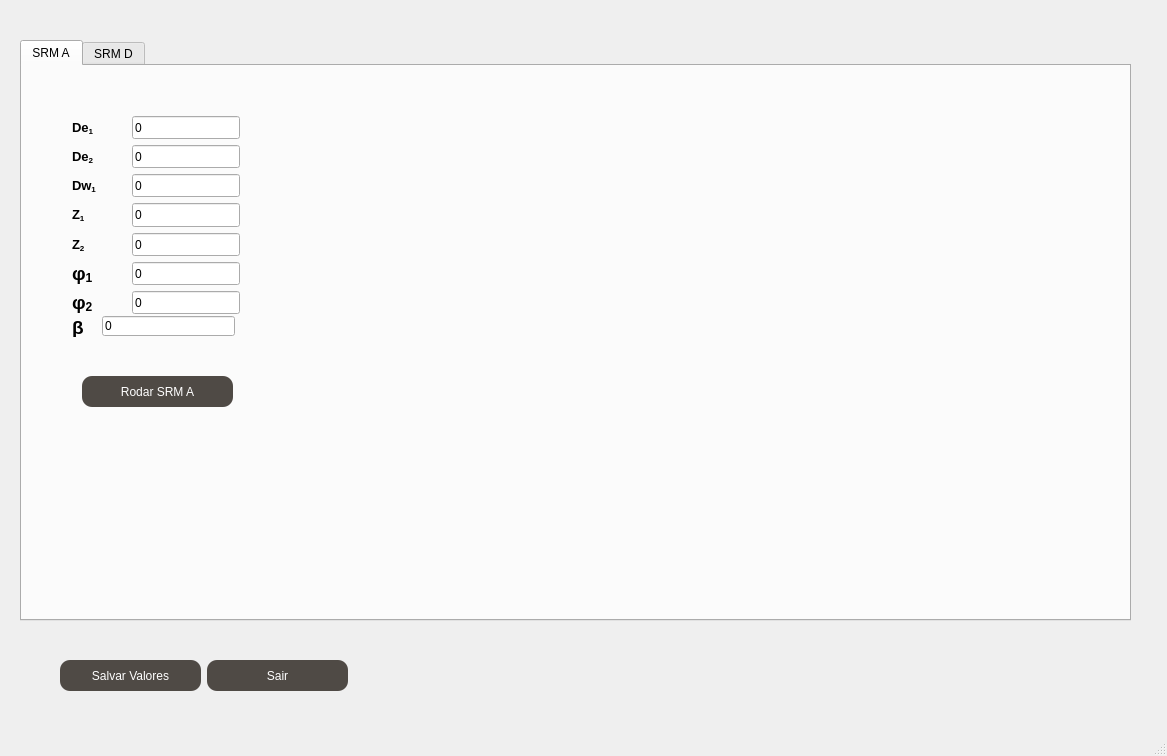
<?xml version="1.0" encoding="UTF-8"?>
<ui version="4.0">
 <class>Interface</class>
 <widget class="QMainWindow" name="Interface">
  <property name="geometry">
   <rect>
    <x>0</x>
    <y>0</y>
    <width>1167</width>
    <height>756</height>
   </rect>
  </property>
  <property name="windowTitle">
   <string>MainWindow</string>
  </property>
  <widget class="QWidget" name="centralwidget">
   <widget class="QTabWidget" name="tabWidget">
    <property name="geometry">
     <rect>
      <x>20</x>
      <y>40</y>
      <width>1111</width>
      <height>581</height>
     </rect>
    </property>
    <property name="minimumSize">
     <size>
      <width>881</width>
      <height>521</height>
     </size>
    </property>
    <property name="currentIndex">
     <number>0</number>
    </property>
    <widget class="QWidget" name="tab">
     <attribute name="title">
      <string>SRM A</string>
     </attribute>
     <widget class="QWidget" name="layoutWidget">
      <property name="geometry">
       <rect>
        <x>50</x>
        <y>50</y>
        <width>168</width>
        <height>198</height>
       </rect>
      </property>
      <layout class="QVBoxLayout" name="verticalLayout">
       <item>
        <layout class="QHBoxLayout" name="horizontalLayout">
         <item>
          <widget class="QLabel" name="label">
           <property name="sizePolicy">
            <sizepolicy hsizetype="Expanding" vsizetype="Expanding">
             <horstretch>0</horstretch>
             <verstretch>0</verstretch>
            </sizepolicy>
           </property>
           <property name="text">
            <string>&lt;html&gt;&lt;head/&gt;&lt;body&gt;&lt;p&gt;&lt;span style=&quot; font-size:10pt; font-weight:600;&quot;&gt;De&lt;/span&gt;&lt;span style=&quot; font-size:10pt; font-weight:600; vertical-align:sub;&quot;&gt;1&lt;/span&gt;&lt;/p&gt;&lt;/body&gt;&lt;/html&gt;</string>
           </property>
           <property name="textFormat">
            <enum>Qt::AutoText</enum>
           </property>
          </widget>
         </item>
         <item>
          <widget class="QLineEdit" name="diametro_externo_rotor_principal_macho">
           <property name="sizePolicy">
            <sizepolicy hsizetype="Expanding" vsizetype="Expanding">
             <horstretch>0</horstretch>
             <verstretch>0</verstretch>
            </sizepolicy>
           </property>
           <property name="toolTip">
            <string>&lt;html&gt;&lt;head/&gt;&lt;body&gt;&lt;p&gt;Diametro externo do rotor principal (macho)&lt;/p&gt;&lt;/body&gt;&lt;/html&gt;</string>
           </property>
           <property name="text">
            <string extracomment="insira o valor">0</string>
           </property>
          </widget>
         </item>
        </layout>
       </item>
       <item>
        <layout class="QHBoxLayout" name="horizontalLayout_2">
         <item>
          <widget class="QLabel" name="label_2">
           <property name="sizePolicy">
            <sizepolicy hsizetype="Expanding" vsizetype="Expanding">
             <horstretch>0</horstretch>
             <verstretch>0</verstretch>
            </sizepolicy>
           </property>
           <property name="text">
            <string>&lt;html&gt;&lt;head/&gt;&lt;body&gt;&lt;p&gt;&lt;span style=&quot; font-size:10pt; font-weight:600;&quot;&gt;De&lt;/span&gt;&lt;span style=&quot; font-size:10pt; font-weight:600; vertical-align:sub;&quot;&gt;2&lt;/span&gt;&lt;/p&gt;&lt;/body&gt;&lt;/html&gt;</string>
           </property>
          </widget>
         </item>
         <item>
          <widget class="QLineEdit" name="diametro_externo_do_rotor_sec_femea">
           <property name="sizePolicy">
            <sizepolicy hsizetype="Expanding" vsizetype="Expanding">
             <horstretch>0</horstretch>
             <verstretch>0</verstretch>
            </sizepolicy>
           </property>
           <property name="toolTip">
            <string>&lt;html&gt;&lt;head/&gt;&lt;body&gt;&lt;p&gt;Diametro externo do roto secundário (fêmea)&lt;/p&gt;&lt;/body&gt;&lt;/html&gt;</string>
           </property>
           <property name="text">
            <string>0</string>
           </property>
          </widget>
         </item>
        </layout>
       </item>
       <item>
        <layout class="QHBoxLayout" name="horizontalLayout_3">
         <item>
          <widget class="QLabel" name="label_3">
           <property name="sizePolicy">
            <sizepolicy hsizetype="Expanding" vsizetype="Expanding">
             <horstretch>0</horstretch>
             <verstretch>0</verstretch>
            </sizepolicy>
           </property>
           <property name="text">
            <string>&lt;html&gt;&lt;head/&gt;&lt;body&gt;&lt;p&gt;&lt;span style=&quot; font-size:10pt; font-weight:600;&quot;&gt;Dw&lt;/span&gt;&lt;span style=&quot; font-size:10pt; font-weight:600; vertical-align:sub;&quot;&gt;1&lt;/span&gt;&lt;/p&gt;&lt;/body&gt;&lt;/html&gt;</string>
           </property>
          </widget>
         </item>
         <item>
          <widget class="QLineEdit" name="raio_Primitivo_do_roto_princ_macho">
           <property name="sizePolicy">
            <sizepolicy hsizetype="Expanding" vsizetype="Expanding">
             <horstretch>0</horstretch>
             <verstretch>0</verstretch>
            </sizepolicy>
           </property>
           <property name="toolTip">
            <string>&lt;html&gt;&lt;head/&gt;&lt;body&gt;&lt;p&gt;Diametro primitivo do rotor principal (macho)&lt;/p&gt;&lt;/body&gt;&lt;/html&gt;</string>
           </property>
           <property name="text">
            <string>0</string>
           </property>
          </widget>
         </item>
        </layout>
       </item>
       <item>
        <layout class="QHBoxLayout" name="horizontalLayout_4">
         <item>
          <widget class="QLabel" name="label_4">
           <property name="sizePolicy">
            <sizepolicy hsizetype="Expanding" vsizetype="Expanding">
             <horstretch>0</horstretch>
             <verstretch>0</verstretch>
            </sizepolicy>
           </property>
           <property name="text">
            <string>&lt;html&gt;&lt;head/&gt;&lt;body&gt;&lt;p&gt;&lt;span style=&quot; font-size:10pt; font-weight:600;&quot;&gt;Z&lt;/span&gt;&lt;span style=&quot; font-size:10pt; font-weight:600; vertical-align:sub;&quot;&gt;1&lt;/span&gt;&lt;/p&gt;&lt;/body&gt;&lt;/html&gt;</string>
           </property>
          </widget>
         </item>
         <item>
          <widget class="QLineEdit" name="numero_lobus_rotorPrincipalMacho">
           <property name="sizePolicy">
            <sizepolicy hsizetype="Expanding" vsizetype="Expanding">
             <horstretch>0</horstretch>
             <verstretch>0</verstretch>
            </sizepolicy>
           </property>
           <property name="toolTip">
            <string>&lt;html&gt;&lt;head/&gt;&lt;body&gt;&lt;p&gt;Número de lóbulos do rotor principal (macho)&lt;/p&gt;&lt;p&gt;&lt;br/&gt;&lt;/p&gt;&lt;/body&gt;&lt;/html&gt;</string>
           </property>
           <property name="text">
            <string>0</string>
           </property>
          </widget>
         </item>
        </layout>
       </item>
       <item>
        <layout class="QHBoxLayout" name="horizontalLayout_5">
         <item>
          <widget class="QLabel" name="label_5">
           <property name="sizePolicy">
            <sizepolicy hsizetype="Expanding" vsizetype="Expanding">
             <horstretch>0</horstretch>
             <verstretch>0</verstretch>
            </sizepolicy>
           </property>
           <property name="text">
            <string>&lt;html&gt;&lt;head/&gt;&lt;body&gt;&lt;p&gt;&lt;span style=&quot; font-size:10pt; font-weight:600;&quot;&gt;Z&lt;/span&gt;&lt;span style=&quot; font-size:10pt; font-weight:600; vertical-align:sub;&quot;&gt;2&lt;/span&gt;&lt;/p&gt;&lt;/body&gt;&lt;/html&gt;</string>
           </property>
          </widget>
         </item>
         <item>
          <widget class="QLineEdit" name="numero_lobus_rotorSecFemea">
           <property name="sizePolicy">
            <sizepolicy hsizetype="Expanding" vsizetype="Expanding">
             <horstretch>0</horstretch>
             <verstretch>0</verstretch>
            </sizepolicy>
           </property>
           <property name="toolTip">
            <string>&lt;html&gt;&lt;head/&gt;&lt;body&gt;&lt;p&gt;Número de lóbulos do rotor secundário (fêmea)&lt;/p&gt;&lt;p&gt;&lt;br/&gt;&lt;/p&gt;&lt;/body&gt;&lt;/html&gt;</string>
           </property>
           <property name="text">
            <string>0</string>
           </property>
          </widget>
         </item>
        </layout>
       </item>
       <item>
        <layout class="QHBoxLayout" name="horizontalLayout_6">
         <item>
          <widget class="QLabel" name="label_6">
           <property name="sizePolicy">
            <sizepolicy hsizetype="Expanding" vsizetype="Expanding">
             <horstretch>0</horstretch>
             <verstretch>0</verstretch>
            </sizepolicy>
           </property>
           <property name="text">
            <string>&lt;html&gt;&lt;head/&gt;&lt;body&gt;&lt;p&gt;&lt;span style=&quot; font-size:14pt; font-weight:600;&quot;&gt;φ&lt;/span&gt;&lt;span style=&quot; font-size:14pt; font-weight:600; vertical-align:sub;&quot;&gt;1&lt;/span&gt;&lt;/p&gt;&lt;/body&gt;&lt;/html&gt;</string>
           </property>
          </widget>
         </item>
         <item>
          <widget class="QLineEdit" name="raio_curvatura_ponteDoDente_dorotor1">
           <property name="sizePolicy">
            <sizepolicy hsizetype="Expanding" vsizetype="Expanding">
             <horstretch>0</horstretch>
             <verstretch>0</verstretch>
            </sizepolicy>
           </property>
           <property name="toolTip">
            <string>&lt;html&gt;&lt;head/&gt;&lt;body&gt;&lt;p&gt;Diametro de curvatura da ponta do dente do rotor principal em graus&lt;/p&gt;&lt;/body&gt;&lt;/html&gt;</string>
           </property>
           <property name="text">
            <string>0</string>
           </property>
          </widget>
         </item>
        </layout>
       </item>
       <item>
        <layout class="QHBoxLayout" name="horizontalLayout_7">
         <item>
          <widget class="QLabel" name="label_7">
           <property name="sizePolicy">
            <sizepolicy hsizetype="Expanding" vsizetype="Expanding">
             <horstretch>0</horstretch>
             <verstretch>0</verstretch>
            </sizepolicy>
           </property>
           <property name="text">
            <string>&lt;html&gt;&lt;head/&gt;&lt;body&gt;&lt;p&gt;&lt;span style=&quot; font-size:14pt; font-weight:600;&quot;&gt;φ&lt;/span&gt;&lt;span style=&quot; font-size:14pt; font-weight:600; vertical-align:sub;&quot;&gt;2&lt;/span&gt;&lt;/p&gt;&lt;/body&gt;&lt;/html&gt;</string>
           </property>
          </widget>
         </item>
         <item>
          <widget class="QLineEdit" name="raio_curvatura_ponteDoDente_dorotor2">
           <property name="sizePolicy">
            <sizepolicy hsizetype="Expanding" vsizetype="Expanding">
             <horstretch>0</horstretch>
             <verstretch>0</verstretch>
            </sizepolicy>
           </property>
           <property name="toolTip">
            <string>&lt;html&gt;&lt;head/&gt;&lt;body&gt;&lt;p&gt;Diametro de curvatura da ponta do dente do rotor secundario em graus&lt;/p&gt;&lt;/body&gt;&lt;/html&gt;</string>
           </property>
           <property name="text">
            <string>0</string>
           </property>
          </widget>
         </item>
        </layout>
       </item>
      </layout>
     </widget>
     <widget class="QPushButton" name="btn_rodar_SRMA">
      <property name="geometry">
       <rect>
        <x>60</x>
        <y>310</y>
        <width>151</width>
        <height>31</height>
       </rect>
      </property>
      <property name="sizePolicy">
       <sizepolicy hsizetype="Expanding" vsizetype="Expanding">
        <horstretch>0</horstretch>
        <verstretch>0</verstretch>
       </sizepolicy>
      </property>
      <property name="styleSheet">
       <string notr="true">background-color: rgb(79, 74, 69);
 border-radius: 10px;
 border-color: black;
 color: white;</string>
      </property>
      <property name="text">
       <string>Rodar SRM A</string>
      </property>
     </widget>
     <widget class="QLineEdit" name="angulo_beta_srma">
      <property name="geometry">
       <rect>
        <x>80</x>
        <y>250</y>
        <width>133</width>
        <height>20</height>
       </rect>
      </property>
      <property name="toolTip">
       <string>&lt;html&gt;&lt;head/&gt;&lt;body&gt;&lt;p&gt;ângulo de construção em graus&lt;/p&gt;&lt;/body&gt;&lt;/html&gt;</string>
      </property>
      <property name="text">
       <string>0</string>
      </property>
     </widget>
     <widget class="QLabel" name="label_23">
      <property name="geometry">
       <rect>
        <x>50</x>
        <y>250</y>
        <width>31</width>
        <height>21</height>
       </rect>
      </property>
      <property name="text">
       <string>&lt;!DOCTYPE HTML PUBLIC &quot;-//W3C//DTD HTML 4.0//EN&quot; &quot;http://www.w3.org/TR/REC-html40/strict.dtd&quot;&gt;
&lt;html&gt;&lt;head&gt;&lt;meta name=&quot;qrichtext&quot; content=&quot;1&quot; /&gt;&lt;style type=&quot;text/css&quot;&gt;
p, li { white-space: pre-wrap; }
&lt;/style&gt;&lt;/head&gt;&lt;body style=&quot; font-family:'MS Shell Dlg 2'; font-size:8pt; font-weight:400; font-style:normal;&quot;&gt;
&lt;p style=&quot; margin-top:0px; margin-bottom:0px; margin-left:0px; margin-right:0px; -qt-block-indent:0; text-indent:0px;&quot;&gt;&lt;span style=&quot; font-size:14pt; font-weight:600;&quot;&gt;β&lt;/span&gt;&lt;/p&gt;&lt;/body&gt;&lt;/html&gt;</string>
      </property>
     </widget>
     <widget class="QLabel" name="label_25">
      <property name="geometry">
       <rect>
        <x>350</x>
        <y>0</y>
        <width>521</width>
        <height>501</height>
       </rect>
      </property>
      <property name="sizePolicy">
       <sizepolicy hsizetype="Expanding" vsizetype="Expanding">
        <horstretch>0</horstretch>
        <verstretch>0</verstretch>
       </sizepolicy>
      </property>
      <property name="text">
       <string/>
      </property>
      <property name="pixmap">
       <pixmap>SRM_A_img.jpg</pixmap>
      </property>
      <property name="scaledContents">
       <bool>true</bool>
      </property>
     </widget>
    </widget>
    <widget class="QWidget" name="tab_2">
     <attribute name="title">
      <string>SRM D</string>
     </attribute>
     <widget class="QWidget" name="layoutWidget_2">
      <property name="geometry">
       <rect>
        <x>50</x>
        <y>50</y>
        <width>168</width>
        <height>198</height>
       </rect>
      </property>
      <layout class="QVBoxLayout" name="verticalLayout_3">
       <item>
        <layout class="QHBoxLayout" name="horizontalLayout_15">
         <item>
          <widget class="QLabel" name="label_15">
           <property name="sizePolicy">
            <sizepolicy hsizetype="Expanding" vsizetype="Expanding">
             <horstretch>0</horstretch>
             <verstretch>0</verstretch>
            </sizepolicy>
           </property>
           <property name="text">
            <string>&lt;html&gt;&lt;head/&gt;&lt;body&gt;&lt;p&gt;&lt;span style=&quot; font-size:10pt; font-weight:600;&quot;&gt;De&lt;/span&gt;&lt;span style=&quot; font-size:10pt; font-weight:600; vertical-align:sub;&quot;&gt;1&lt;/span&gt;&lt;/p&gt;&lt;/body&gt;&lt;/html&gt;</string>
           </property>
           <property name="textFormat">
            <enum>Qt::AutoText</enum>
           </property>
          </widget>
         </item>
         <item>
          <widget class="QLineEdit" name="diametro_externo_rotor_principal_macho__srmd">
           <property name="sizePolicy">
            <sizepolicy hsizetype="Expanding" vsizetype="Expanding">
             <horstretch>0</horstretch>
             <verstretch>0</verstretch>
            </sizepolicy>
           </property>
           <property name="toolTip">
            <string>&lt;html&gt;&lt;head/&gt;&lt;body&gt;&lt;p&gt;Diametro externo do rotor principal (macho)&lt;/p&gt;&lt;/body&gt;&lt;/html&gt;</string>
           </property>
           <property name="text">
            <string extracomment="insira o valor">0</string>
           </property>
          </widget>
         </item>
        </layout>
       </item>
       <item>
        <layout class="QHBoxLayout" name="horizontalLayout_16">
         <item>
          <widget class="QLabel" name="label_16">
           <property name="sizePolicy">
            <sizepolicy hsizetype="Expanding" vsizetype="Expanding">
             <horstretch>0</horstretch>
             <verstretch>0</verstretch>
            </sizepolicy>
           </property>
           <property name="text">
            <string>&lt;html&gt;&lt;head/&gt;&lt;body&gt;&lt;p&gt;&lt;span style=&quot; font-size:10pt; font-weight:600;&quot;&gt;De&lt;/span&gt;&lt;span style=&quot; font-size:10pt; font-weight:600; vertical-align:sub;&quot;&gt;2&lt;/span&gt;&lt;/p&gt;&lt;/body&gt;&lt;/html&gt;</string>
           </property>
          </widget>
         </item>
         <item>
          <widget class="QLineEdit" name="diametro_externo_do_rotor_sec_femea__srmd">
           <property name="sizePolicy">
            <sizepolicy hsizetype="Expanding" vsizetype="Expanding">
             <horstretch>0</horstretch>
             <verstretch>0</verstretch>
            </sizepolicy>
           </property>
           <property name="toolTip">
            <string>&lt;html&gt;&lt;head/&gt;&lt;body&gt;&lt;p&gt;Diametro externo do roto secundário (fêmea)&lt;/p&gt;&lt;/body&gt;&lt;/html&gt;</string>
           </property>
           <property name="text">
            <string>0</string>
           </property>
          </widget>
         </item>
        </layout>
       </item>
       <item>
        <layout class="QHBoxLayout" name="horizontalLayout_17">
         <item>
          <widget class="QLabel" name="label_17">
           <property name="sizePolicy">
            <sizepolicy hsizetype="Expanding" vsizetype="Expanding">
             <horstretch>0</horstretch>
             <verstretch>0</verstretch>
            </sizepolicy>
           </property>
           <property name="text">
            <string>&lt;html&gt;&lt;head/&gt;&lt;body&gt;&lt;p&gt;&lt;span style=&quot; font-size:10pt; font-weight:600;&quot;&gt;Dw&lt;/span&gt;&lt;span style=&quot; font-size:10pt; font-weight:600; vertical-align:sub;&quot;&gt;1&lt;/span&gt;&lt;/p&gt;&lt;/body&gt;&lt;/html&gt;</string>
           </property>
          </widget>
         </item>
         <item>
          <widget class="QLineEdit" name="raio_Primitivo_do_roto_princ_macho__srmd">
           <property name="sizePolicy">
            <sizepolicy hsizetype="Expanding" vsizetype="Expanding">
             <horstretch>0</horstretch>
             <verstretch>0</verstretch>
            </sizepolicy>
           </property>
           <property name="toolTip">
            <string>&lt;html&gt;&lt;head/&gt;&lt;body&gt;&lt;p&gt;Diametro primitivo do rotor principal (macho)&lt;/p&gt;&lt;/body&gt;&lt;/html&gt;</string>
           </property>
           <property name="text">
            <string>0</string>
           </property>
          </widget>
         </item>
        </layout>
       </item>
       <item>
        <layout class="QHBoxLayout" name="horizontalLayout_18">
         <item>
          <widget class="QLabel" name="label_18">
           <property name="sizePolicy">
            <sizepolicy hsizetype="Expanding" vsizetype="Expanding">
             <horstretch>0</horstretch>
             <verstretch>0</verstretch>
            </sizepolicy>
           </property>
           <property name="text">
            <string>&lt;html&gt;&lt;head/&gt;&lt;body&gt;&lt;p&gt;&lt;span style=&quot; font-size:10pt; font-weight:600;&quot;&gt;Z&lt;/span&gt;&lt;span style=&quot; font-size:10pt; font-weight:600; vertical-align:sub;&quot;&gt;1&lt;/span&gt;&lt;/p&gt;&lt;/body&gt;&lt;/html&gt;</string>
           </property>
          </widget>
         </item>
         <item>
          <widget class="QLineEdit" name="numero_lobus_rotorPrincipalMacho__srmd">
           <property name="sizePolicy">
            <sizepolicy hsizetype="Expanding" vsizetype="Expanding">
             <horstretch>0</horstretch>
             <verstretch>0</verstretch>
            </sizepolicy>
           </property>
           <property name="toolTip">
            <string>&lt;html&gt;&lt;head/&gt;&lt;body&gt;&lt;p&gt;Número de lóbulos do rotor principal (macho)&lt;/p&gt;&lt;p&gt;&lt;br/&gt;&lt;/p&gt;&lt;/body&gt;&lt;/html&gt;</string>
           </property>
           <property name="text">
            <string>0</string>
           </property>
          </widget>
         </item>
        </layout>
       </item>
       <item>
        <layout class="QHBoxLayout" name="horizontalLayout_19">
         <item>
          <widget class="QLabel" name="label_19">
           <property name="sizePolicy">
            <sizepolicy hsizetype="Expanding" vsizetype="Expanding">
             <horstretch>0</horstretch>
             <verstretch>0</verstretch>
            </sizepolicy>
           </property>
           <property name="text">
            <string>&lt;html&gt;&lt;head/&gt;&lt;body&gt;&lt;p&gt;&lt;span style=&quot; font-size:10pt; font-weight:600;&quot;&gt;Z&lt;/span&gt;&lt;span style=&quot; font-size:10pt; font-weight:600; vertical-align:sub;&quot;&gt;2&lt;/span&gt;&lt;/p&gt;&lt;/body&gt;&lt;/html&gt;</string>
           </property>
          </widget>
         </item>
         <item>
          <widget class="QLineEdit" name="numero_lobus_rotorSecFemea__srmd">
           <property name="sizePolicy">
            <sizepolicy hsizetype="Expanding" vsizetype="Expanding">
             <horstretch>0</horstretch>
             <verstretch>0</verstretch>
            </sizepolicy>
           </property>
           <property name="toolTip">
            <string>&lt;html&gt;&lt;head/&gt;&lt;body&gt;&lt;p&gt;Número de lóbulos do rotor secundário (fêmea)&lt;/p&gt;&lt;p&gt;&lt;br/&gt;&lt;/p&gt;&lt;/body&gt;&lt;/html&gt;</string>
           </property>
           <property name="text">
            <string>0</string>
           </property>
          </widget>
         </item>
        </layout>
       </item>
       <item>
        <layout class="QHBoxLayout" name="horizontalLayout_20">
         <item>
          <widget class="QLabel" name="label_20">
           <property name="sizePolicy">
            <sizepolicy hsizetype="Expanding" vsizetype="Expanding">
             <horstretch>0</horstretch>
             <verstretch>0</verstretch>
            </sizepolicy>
           </property>
           <property name="text">
            <string>&lt;html&gt;&lt;head/&gt;&lt;body&gt;&lt;p&gt;&lt;span style=&quot; font-size:14pt; font-weight:600;&quot;&gt;φ&lt;/span&gt;&lt;span style=&quot; font-size:14pt; font-weight:600; vertical-align:sub;&quot;&gt;1&lt;/span&gt;&lt;/p&gt;&lt;/body&gt;&lt;/html&gt;</string>
           </property>
          </widget>
         </item>
         <item>
          <widget class="QLineEdit" name="raio_curvatura_ponteDoDente_dorotor1__srmd">
           <property name="sizePolicy">
            <sizepolicy hsizetype="Expanding" vsizetype="Expanding">
             <horstretch>0</horstretch>
             <verstretch>0</verstretch>
            </sizepolicy>
           </property>
           <property name="toolTip">
            <string>&lt;html&gt;&lt;head/&gt;&lt;body&gt;&lt;p&gt;Diametro de curvatura da ponta do dente do rotor principal em graus&lt;/p&gt;&lt;/body&gt;&lt;/html&gt;</string>
           </property>
           <property name="text">
            <string>0</string>
           </property>
          </widget>
         </item>
        </layout>
       </item>
       <item>
        <layout class="QHBoxLayout" name="horizontalLayout_21">
         <item>
          <widget class="QLabel" name="label_21">
           <property name="sizePolicy">
            <sizepolicy hsizetype="Expanding" vsizetype="Expanding">
             <horstretch>0</horstretch>
             <verstretch>0</verstretch>
            </sizepolicy>
           </property>
           <property name="text">
            <string>&lt;html&gt;&lt;head/&gt;&lt;body&gt;&lt;p&gt;&lt;span style=&quot; font-size:14pt; font-weight:600;&quot;&gt;φ&lt;/span&gt;&lt;span style=&quot; font-size:14pt; font-weight:600; vertical-align:sub;&quot;&gt;2&lt;/span&gt;&lt;/p&gt;&lt;/body&gt;&lt;/html&gt;</string>
           </property>
          </widget>
         </item>
         <item>
          <widget class="QLineEdit" name="raio_curvatura_ponteDoDente_dorotor2__srmd">
           <property name="sizePolicy">
            <sizepolicy hsizetype="Expanding" vsizetype="Expanding">
             <horstretch>0</horstretch>
             <verstretch>0</verstretch>
            </sizepolicy>
           </property>
           <property name="toolTip">
            <string>&lt;html&gt;&lt;head/&gt;&lt;body&gt;&lt;p&gt;Diametro de curvatura da ponta do dente do rotor secundario em graus&lt;/p&gt;&lt;/body&gt;&lt;/html&gt;</string>
           </property>
           <property name="text">
            <string>0</string>
           </property>
          </widget>
         </item>
        </layout>
       </item>
      </layout>
     </widget>
     <widget class="QPushButton" name="btn_rodar_SRMD">
      <property name="geometry">
       <rect>
        <x>60</x>
        <y>310</y>
        <width>151</width>
        <height>31</height>
       </rect>
      </property>
      <property name="sizePolicy">
       <sizepolicy hsizetype="Expanding" vsizetype="Expanding">
        <horstretch>0</horstretch>
        <verstretch>0</verstretch>
       </sizepolicy>
      </property>
      <property name="styleSheet">
       <string notr="true">background-color: rgb(79, 74, 69);
 border-radius: 10px;
 border-color: black;
 color: white;</string>
      </property>
      <property name="text">
       <string>Rodar SRM D</string>
      </property>
     </widget>
     <widget class="QLabel" name="label_22">
      <property name="geometry">
       <rect>
        <x>340</x>
        <y>0</y>
        <width>521</width>
        <height>501</height>
       </rect>
      </property>
      <property name="text">
       <string/>
      </property>
      <property name="pixmap">
       <pixmap>SRM_D_img.jpg</pixmap>
      </property>
      <property name="scaledContents">
       <bool>true</bool>
      </property>
     </widget>
     <widget class="QLabel" name="label_24">
      <property name="geometry">
       <rect>
        <x>50</x>
        <y>250</y>
        <width>31</width>
        <height>21</height>
       </rect>
      </property>
      <property name="text">
       <string>&lt;!DOCTYPE HTML PUBLIC &quot;-//W3C//DTD HTML 4.0//EN&quot; &quot;http://www.w3.org/TR/REC-html40/strict.dtd&quot;&gt;
&lt;html&gt;&lt;head&gt;&lt;meta name=&quot;qrichtext&quot; content=&quot;1&quot; /&gt;&lt;style type=&quot;text/css&quot;&gt;
p, li { white-space: pre-wrap; }
&lt;/style&gt;&lt;/head&gt;&lt;body style=&quot; font-family:'MS Shell Dlg 2'; font-size:8pt; font-weight:400; font-style:normal;&quot;&gt;
&lt;p style=&quot; margin-top:0px; margin-bottom:0px; margin-left:0px; margin-right:0px; -qt-block-indent:0; text-indent:0px;&quot;&gt;&lt;span style=&quot; font-size:14pt; font-weight:600;&quot;&gt;β&lt;/span&gt;&lt;/p&gt;&lt;/body&gt;&lt;/html&gt;</string>
      </property>
     </widget>
     <widget class="QLineEdit" name="angulo_beta_srmd">
      <property name="geometry">
       <rect>
        <x>80</x>
        <y>250</y>
        <width>133</width>
        <height>20</height>
       </rect>
      </property>
      <property name="toolTip">
       <string>&lt;html&gt;&lt;head/&gt;&lt;body&gt;&lt;p&gt;ângulo de construção em graus&lt;/p&gt;&lt;/body&gt;&lt;/html&gt;</string>
      </property>
      <property name="text">
       <string>0</string>
      </property>
     </widget>
    </widget>
   </widget>
   <widget class="QWidget" name="layoutWidget">
    <property name="geometry">
     <rect>
      <x>50</x>
      <y>660</y>
      <width>341</width>
      <height>33</height>
     </rect>
    </property>
    <layout class="QHBoxLayout" name="horizontalLayout_8">
     <property name="sizeConstraint">
      <enum>QLayout::SetMaximumSize</enum>
     </property>
     <property name="leftMargin">
      <number>10</number>
     </property>
     <item>
      <widget class="QPushButton" name="btn_salvar">
       <property name="sizePolicy">
        <sizepolicy hsizetype="Expanding" vsizetype="Expanding">
         <horstretch>0</horstretch>
         <verstretch>0</verstretch>
        </sizepolicy>
       </property>
       <property name="minimumSize">
        <size>
         <width>141</width>
         <height>31</height>
        </size>
       </property>
       <property name="maximumSize">
        <size>
         <width>141</width>
         <height>31</height>
        </size>
       </property>
       <property name="styleSheet">
        <string notr="true">background-color: rgb(79, 74, 69);
 border-radius: 10px;
 border-color: black;
 color: white;</string>
       </property>
       <property name="text">
        <string>Salvar Valores</string>
       </property>
      </widget>
     </item>
     <item>
      <widget class="QPushButton" name="btn_sair">
       <property name="sizePolicy">
        <sizepolicy hsizetype="Expanding" vsizetype="Expanding">
         <horstretch>0</horstretch>
         <verstretch>0</verstretch>
        </sizepolicy>
       </property>
       <property name="minimumSize">
        <size>
         <width>141</width>
         <height>31</height>
        </size>
       </property>
       <property name="maximumSize">
        <size>
         <width>141</width>
         <height>31</height>
        </size>
       </property>
       <property name="styleSheet">
        <string notr="true">background-color: rgb(79, 74, 69);
 border-radius: 10px;
 border-color: black;
 color: white;</string>
       </property>
       <property name="text">
        <string>Sair</string>
       </property>
      </widget>
     </item>
    </layout>
   </widget>
  </widget>
  <widget class="QMenuBar" name="menubar">
   <property name="geometry">
    <rect>
     <x>0</x>
     <y>0</y>
     <width>1167</width>
     <height>21</height>
    </rect>
   </property>
  </widget>
  <widget class="QStatusBar" name="statusbar"/>
 </widget>
 <resources/>
 <connections>
  <connection>
   <sender>btn_sair</sender>
   <signal>clicked()</signal>
   <receiver>Interface</receiver>
   <slot>close()</slot>
   <hints>
    <hint type="sourcelabel">
     <x>268</x>
     <y>697</y>
    </hint>
    <hint type="destinationlabel">
     <x>469</x>
     <y>351</y>
    </hint>
   </hints>
  </connection>
 </connections>
</ui>
